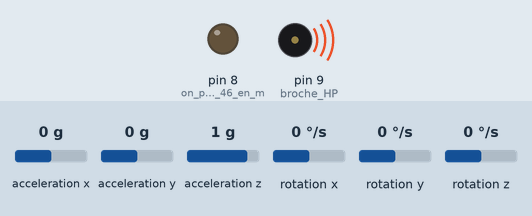
Bench run of a sketch on a simulated Arduino Leonardo, built with avr-gcc and run on an emulated ATmega32U4. On the bench: output pins drawn as LEDs (lit = HIGH), buzzer (waves = sounding). The inputs (shaded band) are chosen by the test bench; at power-on: acceleration x 0 g, acceleration y 0 g, acceleration z 1 g, rotation x 0 °/s, rotation y 0 °/s, rotation z 0 °/s. Random numbers use the default seed unless the sketch sets one; what the sketch prints to the serial monitor is not drawn.

Above: at 2.3 s.
At 4.3 s:
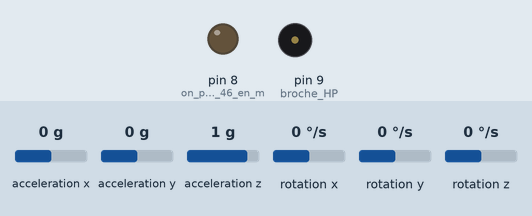
Timing chart, 0 to 5.8 s (numbered marks = the images above):
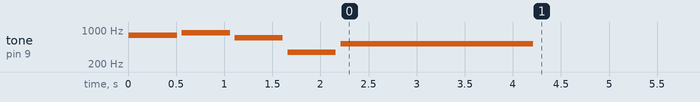

The sketch:

faux_d_part_essais.ino
```cpp
#include "Wire.h"  // Arduino Wire library
#include "I2Cdev.h"  //bibliothèque I2Cdev à installer
#include "MPU6050.h" //bibliothèque MPU6050 à installer
MPU6050 accelgyro;

#define NOTE_F4  349
#define NOTE_G4  392
#define NOTE_A4  440
#define NOTE_B4  494
#define NOTE_C5  523
#define NOTE_D5  587
#define NOTE_E5  659
#define NOTE_F5  698
#define NOTE_G5  784
#define NOTE_A5  880
//durée en milliseconde pour chaque note (dans l'ordre)
int type_Rythm[] = {
  500,500,500,500, 2000,0
};

//Note à jouer (dans l'ordre)
int type_Note[] = {
  NOTE_G5, NOTE_A5, NOTE_F5, NOTE_F4, NOTE_C5,0
};

long temps;
long temps_attente ;

int16_t ax, ay, az;  //mesures brutes
int16_t gx, gy, gz;
float accz;
float frequence_hz;

long temps_bip =1000;
long temps_faux_depart;
long temps_reaction;


int broche_HP =9;

bool state;


void setup() {
  // put your setup code here, to run once:
      Wire.begin();  // bus I2C
      Serial.begin(9600); // liaison série
      //startTime = millis(); // Enregistre le temps de début
      while (!Serial) {
        ; // wait for serial port to connect. Needed for native USB (LEONARDO)
      }
      accelgyro.initialize();  // initialize device
       pinMode(8,OUTPUT); //on prépare le pin 46 en mode sortie
      state = true;
      musique_depart();


}

void loop() {
  // put your main code here, to run repeatedly:


    accelgyro.getAcceleration(&ax, &ay, &az);
    accz = az*9.81/16384;
    Serial.println(accz);
    temps_attente = random(8000,12000);

  if  (millis()<temps_attente){


    if ( abs(accz) > 15){
    // Arrêter le programme
        temps_faux_depart = millis();
        Serial.print("Valeur limite atteinte. Programme arrêté à t =");
        Serial.print("\t");
        Serial.print(temps_faux_depart);
        Serial.print("\t");
        Serial.println("ms");
        Serial.print("Le bip devait partir à  t =");
        Serial.print("\t");
        Serial.print(temps_attente);
        Serial.print("\t");
        Serial.println("ms");


        state = false;


          while (state == false) {
         //Boucle infinie pour maintenir l'arrêt du programme
          }
       }
  else{
    Serial.println(accz);

      }
  }

   else{

   tone(broche_HP,frequence_hz);
          //On attend X millisecondes (durée de la note) avant de passer à la suivante
    delay(temps_bip);
      //On arrête la lecture de la note
     noTone(broche_HP);
     while (state == true){
      accelgyro.getAcceleration(&ax, &ay, &az);
      accz = az*9.81/16384;
      temps = millis();
      Serial.print(temps);
      Serial.print("\t");
      Serial.println(accz);
      }
   }

 }


void musique_depart(){
     int i = 0;
      // Lecture du tableau de note ... lorsque nous lisons un 0  c'est que c'est la fin
  while (type_Note[i] != 0){
      //On joue la note
    tone(broche_HP, type_Note[i]);
          //On attend X millisecondes (durée de la note) avant de passer à la suivante
    delay(type_Rythm[i]);
      //On arrête la lecture de la note
    noTone(broche_HP);
      //On marque une courte pause (entre chaque note, pour les différencer)
    delay(50);
      //On passe à la note suivante
    ++i;
  }
}
```
